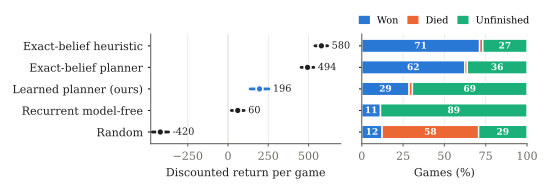

Write the Python code that produced this figure.
# ABSOLUTE PATH: reports/2026-11-03_paper_figures/ladder.py
# ======================================================================================================================
# DESIGN DECISIONS & THEORETICAL FOUNDATIONS
# ----------------------------------------------------------------------------------------------------------------------
# Paper figure: the Wumpus World held-out ladder (Table tab:wumpus as a picture), two panels sharing one agent axis.
# - Left: mean discounted return per game with the 95% interval of Table tab:wumpus, computed here from the raw
#   per-game files of the confirmatory held-out analysis (PROTOCOL.md C-a/C-c): for the two trained agents the
#   Student-t interval on the 5 per-seed means (the seed is the unit of replication); for the agents that are not
#   trained (random, heuristic, exact-belief planner: one play of the 512 games) the bootstrap over the games
#   (experiments/aggregate.py section 7, crossed_bootstrap, which for a row shared by every seed is game-level).
# - Right: the outcome of each game (won / died / unfinished within the window) as a 100% stacked bar. The point of the
#   figure is that the learned planner dies as rarely as the exact-belief planner and loses its return to unfinished
#   games; a stacked bar shows that composition directly. Segments carry direct percentage labels (the aqua slot is
#   below 3:1 contrast on white, so colour never carries the reading alone) and are separated by 2 pt white gaps.
# - Two panels instead of one chart with two y-scales (return and percentage are different measures).
# - Colours: the dataviz reference categorical slots 1-3 (blue, orange, aqua), validated with validate_palette.js in
#   light mode (CVD worst adjacent dE 9.2); the agent dots are neutral ink, ours in slot 1 blue.
# - Vector PDF for the paper (fonts embedded as Type 42), CPU only; the bootstrap stream is fixed (aggregate.py).
# Run: uv run reports/2026-11-03_paper_figures/ladder.py  ->  reports/2026-11-03_paper_figures/ladder.pdf
# ======================================================================================================================
from pathlib import Path

import matplotlib
import numpy as np

matplotlib.use("pdf")
import matplotlib.pyplot as plt

from ipomdp.experiments import crossed_bootstrap, game_metric_rows, seed_statistic

ROOT = Path(__file__).resolve().parents[2]
SEEDS = range(5, 10)
TRAINED = {"learned_planner", "recurrent_dqn"}

# (label, agent key). Rows from the bottom up so the best agent is on top.
AGENTS = [("Random", "random"), ("Recurrent model-free", "recurrent_dqn"), ("Learned planner (ours)", "learned_planner"),
          ("Exact-belief planner", "exact_planner"), ("Exact-belief heuristic", "reference_risk0.4")]


def _npz(path):
    with np.load(ROOT / path) as rows:
        return dict(rows)


def load():
    """Agent key -> {"mean", "ci95", "rates"} from the raw per-game files (module header)."""
    games = [_npz(f"runs/sweeps/wumpus_retrain_heldout/seed{s}/analysis_heldout/games.npz") for s in SEEDS]
    exact = _npz("runs/references/wumpus_exact_planner/seed20261019/games.npz")
    baseline = [_npz(f"runs/baselines/r2d2_heldout/seed{s}/analysis_heldout/games.npz") for s in SEEDS]
    rows = game_metric_rows(games, exact, baseline)          # checks that every file holds the same games
    merged = [{**g, **{k: v for k, v in exact.items() if k.startswith("exact_planner.")},
               **{k: v for k, v in b.items() if k.startswith("recurrent_dqn.")}} for g, b in zip(games, baseline)]
    out = {}
    for _, key in AGENTS:
        table = rows[f"return/{key}"]
        if key in TRAINED:
            stat = seed_statistic([float(v) for v in table.mean(axis=1)])
            interval = (stat.mean - stat.ci95, stat.mean + stat.ci95)
        else:
            interval = crossed_bootstrap(table).ci95
        won = np.mean([g[f"{key}.won"].mean() for g in merged])
        died = np.mean([g[f"{key}.died"].mean() for g in merged])
        out[key] = {"mean": float(table.mean()), "ci95": interval, "rates": (won, died, 1.0 - won - died)}
    return out


WON, DIED, UNFIN = "#2a78d6", "#eb6834", "#1baf7a"
INK, MUTED, GRID = "#1f1f1e", "#6b6a64", "#e4e3de"


def main():
    plt.rcParams.update({"font.family": "serif", "font.size": 8, "pdf.fonttype": 42, "axes.edgecolor": MUTED,
                         "axes.labelcolor": INK, "xtick.color": MUTED, "ytick.color": INK})
    fig, (ax_r, ax_o) = plt.subplots(1, 2, figsize=(5.5, 1.9), sharey=True, gridspec_kw={"width_ratios": [1.15, 1]})
    data = load()
    ys = range(len(AGENTS))
    for y, (label, key) in zip(ys, AGENTS):
        r = data[key]
        lo, hi = r["ci95"]
        colour = WON if key == "learned_planner" else INK
        ax_r.plot([lo, hi], [y, y], color=colour, lw=2, solid_capstyle="round")
        ax_r.plot(r["mean"], y, "o", ms=5, color=colour, mec="white", mew=1.2, zorder=3)
        ax_r.text(hi + 25, y, f"{r['mean']:.0f}", va="center", ha="left", color=INK, fontsize=7)
        left = 0.0
        for value, colour_o in zip(r["rates"], (WON, DIED, UNFIN)):
            ax_o.barh(y, value * 100, left=left, height=0.62, color=colour_o, edgecolor="white", linewidth=1.0)
            if value >= 0.08:
                ax_o.text(left + value * 50, y, f"{value * 100:.0f}", va="center", ha="center", color="white",
                          fontsize=6.5, fontweight="bold")
            left += value * 100
    ax_r.axvline(0, color=GRID, lw=0.8, zorder=0)
    ax_r.set_yticks(list(ys), [a for a, _ in AGENTS])
    ax_r.set_xlim(-480, 700)
    ax_r.set_xlabel("Discounted return per game")
    ax_o.set_xlim(0, 100)
    ax_o.set_xlabel("Games (%)")
    for ax in (ax_r, ax_o):
        ax.spines[["top", "right"]].set_visible(False)
        ax.tick_params(length=2)
        ax.grid(axis="x", color=GRID, lw=0.5)
        ax.set_axisbelow(True)
    handles = [plt.Rectangle((0, 0), 1, 1, color=c) for c in (WON, DIED, UNFIN)]
    ax_o.legend(handles, ["Won", "Died", "Unfinished"], ncol=3, frameon=False, fontsize=7, loc="lower center",
                bbox_to_anchor=(0.5, 1.0), handlelength=1.0, columnspacing=1.0)
    fig.tight_layout(w_pad=0.8)
    out = Path(__file__).with_suffix(".pdf")
    fig.savefig(out)
    fig.savefig(out.with_suffix(".png"), dpi=200)
    print(out)


if __name__ == "__main__":
    main()
